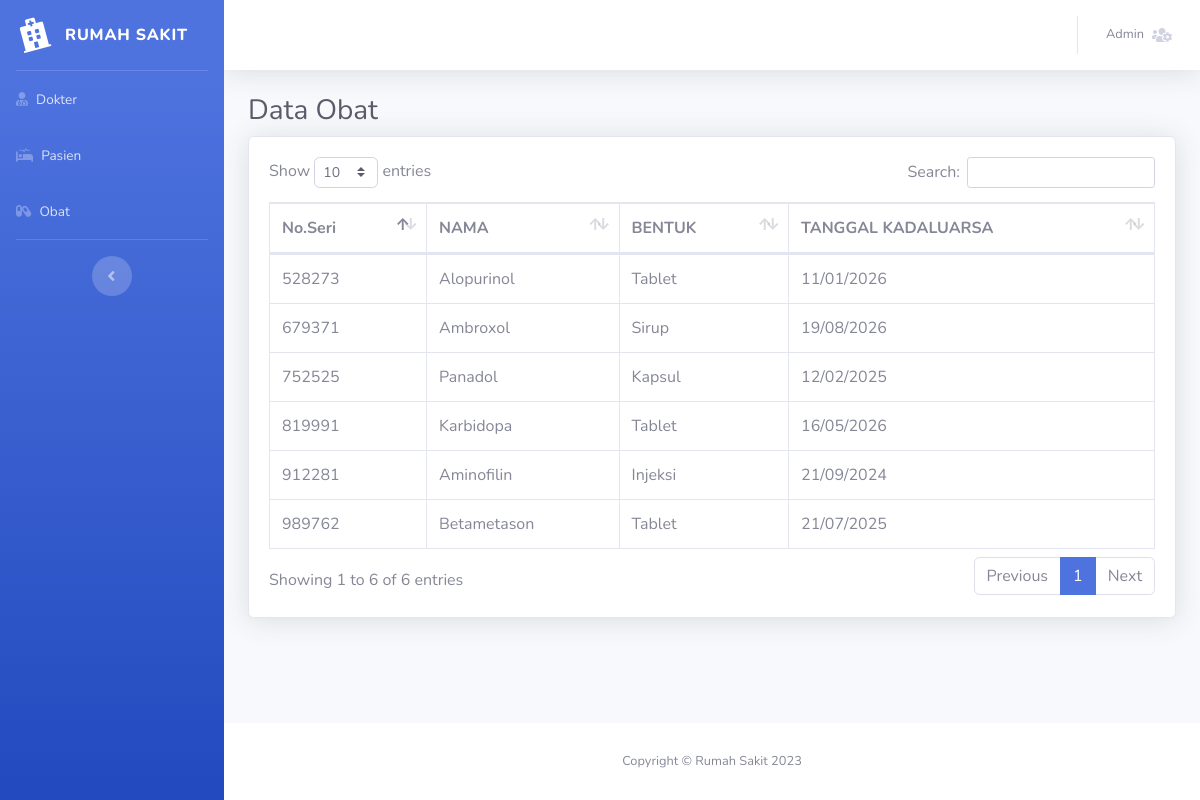
Page /index.php/obat on the committed database.
### tables this page shows
CREATE TABLE `subairi_obat` (
  `no_seri` int(11) NOT NULL,
  `nama` varchar(50) NOT NULL,
  `bentuk` varchar(50) NOT NULL,
  `tanggal_kadaluarsa` varchar(50) NOT NULL
);

### application/controllers/Obat.php (called while the page is built, shortened)
<?php
class obat extends CI_Controller
{
    function __construct()
    {
        $this->load->model('ObatModel');
    }
    public function index()
    {
        $data['title'] = 'Data Obat';
        $data['obat'] = $this->ObatModel->get_obat();
        $this->load->view('templates/header', $data);
        $this->load->view('obat/v_obat', $data);
        $this->load->view('templates/footer', $data);
    }
}

### index.php (called while the page is built, shortened)
<?php
require_once BASEPATH.'core/CodeIgniter.php';

### application/models/ObatModel.php (called while the page is built, shortened)
<?php
class ObatModel extends CI_Model
{
    public function get_obat()
    {
        return $this->db->get('subairi_obat')->result();
    }
}

### application/views/obat/v_obat.php (the view)
<h1 class="h3 mb-2 text-gray-800"><?= $title ?></h1>
<div class="card shadow mb-4">
    <div class="card-body">
        <div class="table-responsive">
            <table class="table table-bordered" id="dataTable" width="100%" cellspacing="0">
                <thead>
                    <tr>
                        <th>No.Seri</th>
                        <th>NAMA</th>
                        <th>BENTUK</th>
                        <th>TANGGAL KADALUARSA</th>
                    </tr>
                </thead>
                <tbody>
                    <?php foreach ($obat as $data) : ?>
                        <tr>
                            <td><?= $data->no_seri ?></td>
                            <td><?= $data->nama ?></td>
                            <td><?= $data->bentuk ?></td>
                            <td><?= $data->tanggal_kadaluarsa ?></td>
                        </tr>
                    <?php endforeach; ?>
                </tbody>
            </table>
        </div>
    </div>
</div>
</div>
</div>

### application/views/templates/header.php (shortened to what this page needs)
<!DOCTYPE html>
<html lang="en">
<head>
    <link href="<?= base_url() ?>/assets/vendor/fontawesome-free/css/all.min.css" rel="stylesheet" type="text/css">
    <link href="<?= base_url() ?>/assets/css/sb-admin-2.min.css" rel="stylesheet">
    <link href="<?= base_url() ?>/assets/vendor/datatables/dataTables.bootstrap4.min.css" rel="stylesheet">
</head>
<body id="page-top">
    <div id="wrapper">
        <ul class="navbar-nav bg-gradient-primary sidebar sidebar-dark accordion" id="accordionSidebar">
            <a class="sidebar-brand d-flex align-items-center justify-content-center" href="<?= base_url() ?>pasien">
                <div class="sidebar-brand-icon rotate-n-15">
                    <i class="fas fa-hospital"></i>
                </div>
                <div class="sidebar-brand-text mx-3">Rumah Sakit</div>
            </a>
            <hr class="sidebar-divider my-0">
            <li class="nav-item">
                <a class="nav-link" href="<?= base_url() ?>Dokter">
                    <i class="fas fa-user-md"></i>
                    <span>Dokter</span></a>
            </li>
            <li class="nav-item">
                <a class="nav-link" href="<?= base_url() ?>pasien">
                    <i class="fas fa-procedures"></i>
                    <span>Pasien</span>
                </a>
            </li>
            <li class="nav-item">
                <a class="nav-link" href="<?= base_url() ?>obat">
                    <i class="fas fa-capsules"></i>
                    <span>Obat</span></a>
            </li>
            <hr class="sidebar-divider d-none d-md-block">
            <div class="text-center d-none d-md-inline">
                <button class="rounded-circle border-0" id="sidebarToggle"></button>
            </div>
        </ul>
        <div id="content-wrapper" class="d-flex flex-column">
            <div id="content">
                <nav class="navbar navbar-expand navbar-light bg-white topbar mb-4 static-top shadow">
                    <ul class="navbar-nav ml-auto">
                        <li class="nav-item dropdown no-arrow">
                            <a class="nav-link dropdown-toggle" href="#" id="userDropdown" role="button" data-toggle="dropdown" aria-haspopup="true" aria-expanded="false">
                                <span class="mr-2 d-none d-lg-inline text-gray-600 small">Admin</span>
                                <i class="fas fa-users-cog"></i>
                            </a>
                        </li>
                    </ul>
                </nav>
                <div class="container-fluid">

### application/views/templates/footer.php (shortened to what this page needs)
<footer class="sticky-footer bg-white">
    <div class="container my-auto">
        <div class="copyright text-center my-auto">
            <span>Copyright &copy; Rumah Sakit <?= date('Y')  ?></span>
        </div>
    </div>
</footer>
</div>
</div>
</body>
</html>

### rows in the picture
subairi_obat: no_seri "528273", nama "Alopurinol", bentuk "Tablet", tanggal_kadaluarsa "11/01/2026"
subairi_obat: no_seri "679371", nama "Ambroxol", bentuk "Sirup", tanggal_kadaluarsa "19/08/2026"
subairi_obat: no_seri "752525", nama "Panadol", bentuk "Kapsul", tanggal_kadaluarsa "12/02/2025"
subairi_obat: no_seri "819991", nama "Karbidopa", bentuk "Tablet", tanggal_kadaluarsa "16/05/2026"
subairi_obat: no_seri "912281", nama "Aminofilin", bentuk "Injeksi", tanggal_kadaluarsa "21/09/2024"
subairi_obat: no_seri "989762", nama "Betametason", bentuk "Tablet", tanggal_kadaluarsa "21/07/2025"

### other values in the picture
$title "Data Obat"
